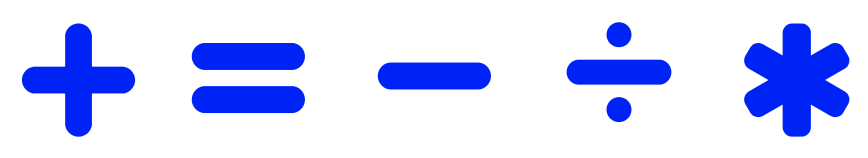
#> input picture project/data/original_operators.png, 1736 x 316 px (shown at 1/2 size)
$ jupyter execute --allow-errors Classify_Symbols_V3.ipynb
#> lines starting #> are read from the running program, lines starting #| are printed output that depends on the picture; after the words box and inside, x2 and y2 are one past the last pixel; in counts of white or black regions, pixels touching at a corner belong together
### project/CNN/Classify_Symbols/classify_lib.py
#======================================================================
# IMPORT
#======================================================================

import tarfile
import os
import gzip
import numpy as np
import matplotlib.pyplot as plt
from sklearn.discriminant_analysis import LinearDiscriminantAnalysis

# NEW ====
import imageio #to load png pictures
import pickle  #to load .data file
import warnings

# OPEN CV FUNCTIONS
import cv2 # tested using version 4.1.2

# SKIMAGE FUNCTIONS
import skimage.io
from skimage import img_as_ubyte
# from skimage.util import img_as_ubyte
from skimage import filters
from skimage.color import rgb2gray
from skimage.color import rgba2rgb
#from skimage import filters
from skimage.filters import rank
from skimage.filters import median
from skimage.filters import gaussian
from skimage.filters import sobel
from skimage.morphology import disk
from skimage.morphology import erosion
from skimage.morphology import closing
from skimage.morphology import opening
from skimage.morphology import rectangle
from skimage.morphology import area_closing
from skimage.morphology import area_opening
from skimage.draw import rectangle
#from skimage.draw import circle
from skimage.measure import label
from skimage.measure import perimeter
from skimage.segmentation import watershed
from skimage.segmentation import active_contour
from sklearn.cluster import KMeans
from sklearn.decomposition import PCA

#if cv2.__version__ != "4.1.2" :
#  warnings.warn("OpenCV currently running version {}, developement version is 4.1.2".format(cv2.__version__))

# FOR DIGITS CLASSIFICATION :

from sklearn.neural_network import MLPClassifier
from sklearn.preprocessing import StandardScaler
from skimage.filters import threshold_otsu

#for data augmentation
from skimage.transform import rotate
from skimage.transform import warp
from skimage.transform import SimilarityTransform


# FOR KERAS :
import keras
#keras.__version__
from keras.datasets import mnist
from keras.models import Sequential
from keras.layers import Dense
from keras.layers import Dropout
from keras.utils import np_utils

#%%%%%%%%%%%%%%%%%%%%%%%%%%%%%%%%%%%%%%%%%%%%%%%%%%%%%%%%%%%%%%%%%%%%%%
#======================================================================
# 1) FUNCTIONS TO CLASSIFY DIGITS : '0' '1' '2' '3' '4' '5' '6' '7' '8'
#======================================================================
#%%%%%%%%%%%%%%%%%%%%%%%%%%%%%%%%%%%%%%%%%%%%%%%%%%%%%%%%%%%%%%%%%%%%%%


# [15 lines left out: functions extract_data, extract_labels, not called in this run]

def vectImageArray(a) :
    """ Transforms an array of images in a array of vectorised images """
    return np.reshape(a, (a.shape[0],a.shape[1]*a.shape[2]))

#%%%%%%%%%%%%%%%%%%%%%%%%%%%%%%%%%%%%%%%%%%%%%%%%%%%%%%%%%%%%%%%%%%%%%%
#======================================================================
# 2) FUNCTIONS TO CLASSIFY SYMBOLS : '+' '-' ':' '*' '='
#======================================================================
#%%%%%%%%%%%%%%%%%%%%%%%%%%%%%%%%%%%%%%%%%%%%%%%%%%%%%%%%%%%%%%%%%%%%%%

#======================================================================
# To compute Fourier Descriptor
#======================================================================
ONE_OBJECT_SIGNS = (PLUS, MINUS, TIMES) = 0,2,4  #the index of the + - and * symbols
#not useful anymore


#======================================================================
# To compute Fourier Descriptor
#======================================================================

# [102 lines left out: functions get_contour, extract_fourier_descriptor, compute_feat_with_fourier_descriptor, compute_nb_objects, not called in this run]

#======================================================================
#           PLOT
#======================================================================

def plot_pic(list_pic, NB_COL = 0):
    """ Plot a list of pictures """
    if len(list_pic) > 10:
        nb_col = 10
        nb_row = int(len(list_pic)//6+1)
    else:
        nb_col = len(list_pic)
        nb_row = 1
    if NB_COL :
      nb_col = NB_COL
      nb_row = int(len(list_pic)//NB_COL+1)

    fig, axes = plt.subplots(nrows=nb_row, ncols=nb_col, figsize=(12, 12), sharex=True, sharey=True)
    ax = axes.ravel()

    for i in np.arange(len(list_pic)):
        ax[i].imshow(list_pic[i])
    for a in ax:
        a.axis('off')

### project/CNN/Classify_Symbols/Classify_Symbols_V3.ipynb
[cell 1]
from classify_lib import *

# Classify Symbols

## 1) Data From Kilian
### 1.1) Extract nb_object and total area

#> (a cell that did not finish here is left out)

#> (a cell that did not finish here is left out)

## 1.2) Extract Fourier Descriptor and Perimeter
Only for the +, -, * symbols

NOTE !!!??? : pad picture with 0 to have bigger pictures

#> (a cell that did not finish here is left out)

#> (a cell that did not finish here is left out)

#> (a cell that did not finish here is left out)

#> (a cell that did not finish here is left out)

[cell 8]
# ===============  display results : the contours are perfect !    ===============

fig, axes = plt.subplots(nrows=1, ncols=2, figsize=(12, 5), sharex=True, sharey=True)
ax = axes.ravel()

#> (the rest of this cell did not finish here and is left out)

## try zero padding : don't change the results !

## 2) Data From Moodle : I want to use them to have a greater dataset (rather than the only video we have ! )

[cell 9]
data_base_path = os.path.join(os.pardir, '..\\..\\data')
data_folder = 'lab-01-data'
tar_path = os.path.join(data_base_path, data_folder + '.tar.gz')
#> (the rest of this cell did not finish here and is left out)

###  First, I'm gonna reshape the data to increase the dataset of Kilian

[cell 10]
im = imageio.imread('../../data/original_operators.png')
#> im is the input picture: shape (316, 1736, 4); mean R, G, B, A 209.5, 215.7, 253.2, 255
print(im.shape)
#| (316, 1736, 4)
plt.imshow(im[:,:,0:3])

[cell 11]
greyim = rgb2gray(rgba2rgb(im))
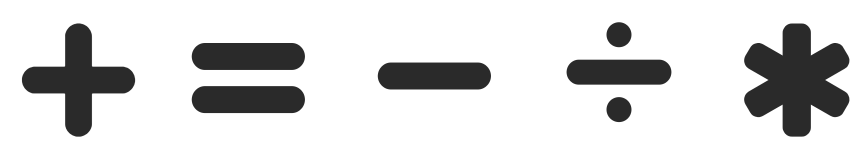
#> greyim: shape (316, 1736) float64 (shown at 1/2 size); min 0.167, max 1, mean 0.851
# or : greyim = rgb2gray(im[:,:,0:3])
print(greyim.shape)
#| (316, 1736)
#plt.imshow(greyim)

width = greyim.shape[1]//5+1
#> width = 348
symbols = [ None for i in np.arange(5)]
for i in np.arange(5):
  symbols[i] = greyim[:,width*i:width*(i+1)]
  a = np.copy( symbols[i] )
  a[a<0.5] = False
  a[a>0.5] = True
  symbols[i] = ~np.copy(a.astype(bool))
#> this loop made 5 passes
#> pass 1, `a = np.copy( symbols[i] )`:
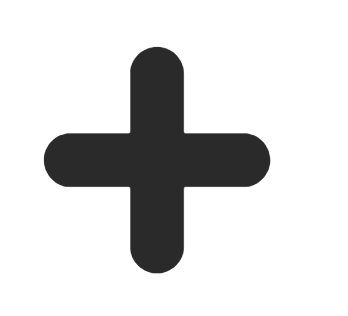
#> a: shape (316, 348) float64; min 0.167, max 1, mean 0.847
#> after the loop:
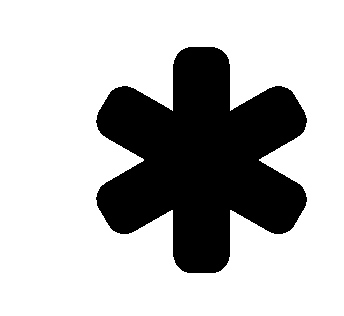
#> a: shape (316, 344) float64; values 0 (black) and 1 (white), 73.2% white; 1 black region, box (x1, y1, x2, y2) and area: (96, 47, 307, 273) 29138
#> after the loop, symbols = 5 items

plot_pic( symbols )
#> in plot_pic, `nb_col = len(list_pic)`: nb_col = 5
#> the loop in plot_pic, `for i in np.arange(len(list_pic)):` made 5 passes
#> the loop in plot_pic, `for a in ax:` made 5 passes
print( symbols[0].shape)
#| (316, 348)

[cell 12]
new_pics = np.zeros( (len(symbols), 320, 320) ).astype(bool)
shift_x = [0, 0, 0, 32, 28]
for i in np.arange(len(symbols)):
  new_pics[i][0:316,0:316] = symbols[i][0:316,0+shift_x[i]:316+shift_x[i]]

plot_pic( new_pics )
#> the loop in plot_pic (call 2), `for i in np.arange(len(list_pic)):` made 5 passes
#> the loop in plot_pic (call 2), `for a in ax:` made 5 passes
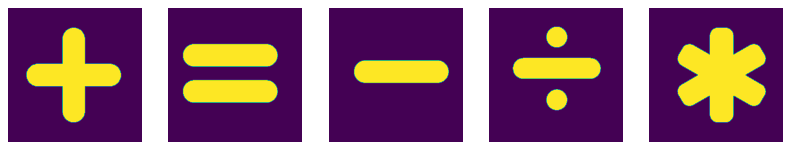
#> figure drawn by matplotlib, 5 panels

[cell 13]
from skimage.transform import resize
from skimage.transform import rescale

[cell 14]
final_pic = [None for i in np.arange(len(symbols))]
#> final_pic = 5 items

for i in np.arange(len(symbols)):
  #new_pics[i] = resize( new_pics[i], (image.shape[0] //))
  final_pic[i] = rescale( new_pics[i], 0.088, anti_aliasing=False )

plot_pic( final_pic )

[cell 15]
import pickle

pickle.dump( [final_pic[0], final_pic[2], final_pic[4]], open('Moodle_Data.data', 'wb')) #store only +,-,* symbols

[cell 16]
# IF NEEDED : I CAN ROTATE AND TRANSLATE THEM, but for now, let's keep what we have above

from skimage.transform import rotate
from skimage.transform import warp
from skimage.transform import SimilarityTransform

nb_datas = 900
nb_per_class = int(nb_datas/3)
#> (the rest of this cell did not finish here and is left out)

# below, some stuff.

[cell 17]
for im in symbols: #for each image
    im_gray = rgb2gray(im)      # convert to grayscale
    denoised = rank.median(img_as_ubyte(im_gray), disk(1))  # denoise image

    # define markers for wateshed : one small rectagle to define background
    # and markers where there is no background. The background is defined as an interval around the mean color of the image
    markers = np.zeros_like(im_gray)

                    #!!! maybe use Kmeans to classify the pixels in two classes : background from symbols ?
    thresh = 0.9    #!!! np.average(im_gray)
    interval = 0.2  #!!! to adjust probably !!!
    markers[im_gray<thresh-interval] = 1
    markers[im_gray>thresh+interval] = 1
    rr, cc = rectangle((0,0), extent=(10,10), shape=markers.shape) #maybe to adjust the shape too
    markers[rr,cc] = 1
    markers = label(markers)

    edge_sobel = filters.sobel(denoised)     # sobel edges
    labels = watershed(edge_sobel, markers)  # perform the watershed

    nb_obj = np.max(labels)-1
    print(nb_obj)

    # display results
    fig, axes = plt.subplots(nrows=1, ncols=3, figsize=(12, 5),
                             sharex=True, sharey=True)
    ax = axes.ravel()

    ax[0].imshow(im)
    ax[0].set_title("Original")

    ax[1].imshow(markers, cmap=plt.cm.nipy_spectral, alpha=1)
    ax[1].set_title("Markers")

    ax[2].imshow(labels, cmap=plt.cm.nipy_spectral, alpha=1)
    ax[2].set_title("Segmented")

    for a in ax:
        a.axis('off')

    fig.tight_layout()
    plt.show()
#> this loop made 5 passes
#| 0
#| 0
#| 0
#| 0
#| 0
#> pass 1, `im_gray = rgb2gray(im)`:
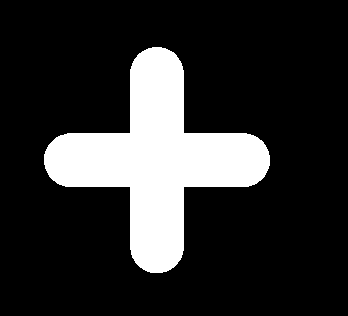
#> im_gray: shape (316, 348) bool; 18.4% white; 1 white region, box (x1, y1, x2, y2) and area: (44, 47, 270, 273) 20253
#> pass 1, `edge_sobel = filters.sobel(denoised)`:
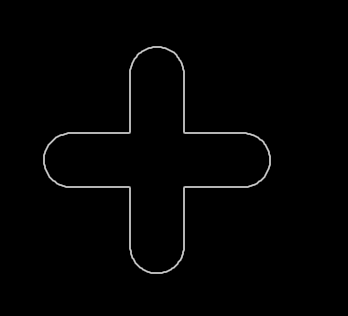
#> edge_sobel: shape (316, 348) float64; min 0, max 0.791, mean 0.0105
#> pass 1, `plt.show()`:
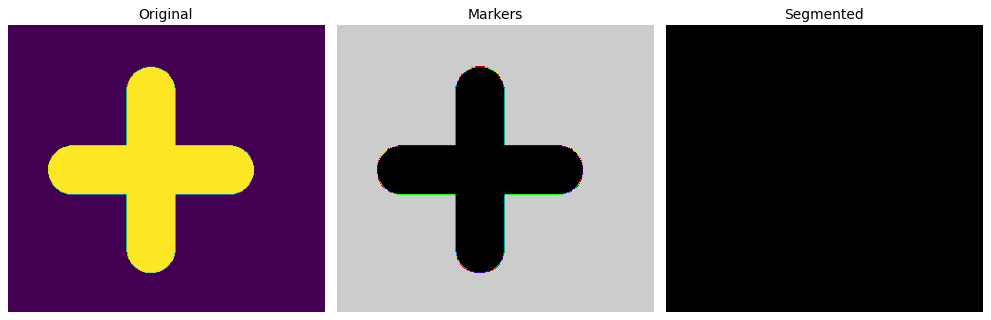
#> figure drawn by matplotlib, 3 panels
#> pass 2, `plt.show()`:
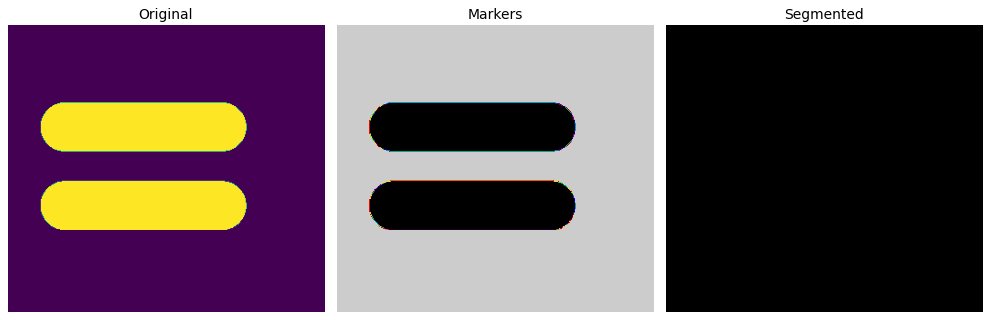
#> figure drawn by matplotlib, 3 panels
#> after the loop: denoised: shape (316, 344); 26.8% white; 1 white region, box (x1, y1, x2, y2) and area: (96, 47, 307, 273) 29140
#> after the loop:
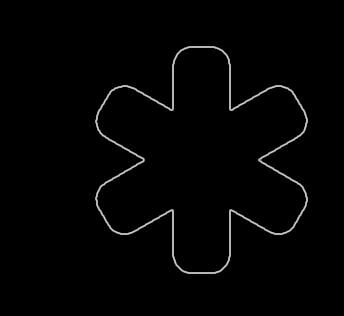
#> edge_sobel: shape (316, 344) float64; min 0, max 0.791, mean 0.0132

[cell 18]
markers[10]
#> Out = 344 values from 1 to 1

[cell 19]
def compute_nb_objects(pic, thresh = 0.9, interval = 0.2):
    """
    return nb_object in the picture (background does NOT count as an object)
    also return the total area of the objects

    input : the picture is composed of pixel with values between 0 and 1 !!!

    """
    if pic.shape[-1] == 4:
        im_gray = np.copy(rgb2gray(rgba2rgb(im)))
    elif pic.shape[-1] == 3:
        im_gray = np.copy(rgb2gray(pic))  # convert to grayscale
    elif len(pic.shape) ==2:
        im_gray = np.copy(pic)
    else:
        "\n This picture is neither RBGA nor RGB nor greyscale"

    denoised = rank.median(img_as_ubyte(im_gray), disk(1))  #denoise image
    # define markers for wateshed : one small rectagle to define background
    # and markers where there is no background. The background is defined as an interval around the mean color of the image
    markers = np.zeros_like(im_gray)

                    #!!! maybe use Kmeans to classify the pixels in two classes : background from symbols ?
    #thresh = 0.9    #!!! np.average(im_gray)
    #interval = 0.2  #!!! to adjust probably !!!
    markers[im_gray<thresh-interval] = 1
    markers[im_gray>thresh+interval] = 1
    area = np.sum(markers==1)
    rr, cc = rectangle((0,0), extent=(20,20), shape=markers.shape) #maybe to adjust the shape too
    markers[rr,cc] = 1
    markers = label(markers)

    edge_sobel = filters.sobel(denoised)     # sobel edges
    labels = watershed(edge_sobel, markers)  # perform the watershed

    nb_obj = np.max(labels)-1
    return nb_obj, area

[cell 20]
for a in symbols:
    print(compute_nb_objects(a))
#> this loop made 5 passes
#> area in compute_nb_objects on passes 1 to 5: 89715, 86797, 98383, 96148, 79566
#| (0, 89715)
#| (0, 86797)
#| (0, 98383)
#| (0, 96148)
#| (0, 79566)
#> pass 3, in compute_nb_objects (call 3), `im_gray = np.copy(pic)`:
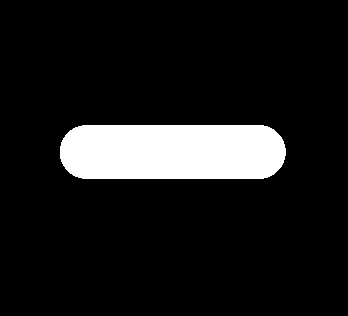
#> im_gray: shape (316, 348) bool; 10.5% white; 1 white region, box (x1, y1, x2, y2) and area: (60, 125, 286, 179) 11585

$ run again, with project/data/sampleDigitsAndLocation.png copied over project/data/original_operators.png
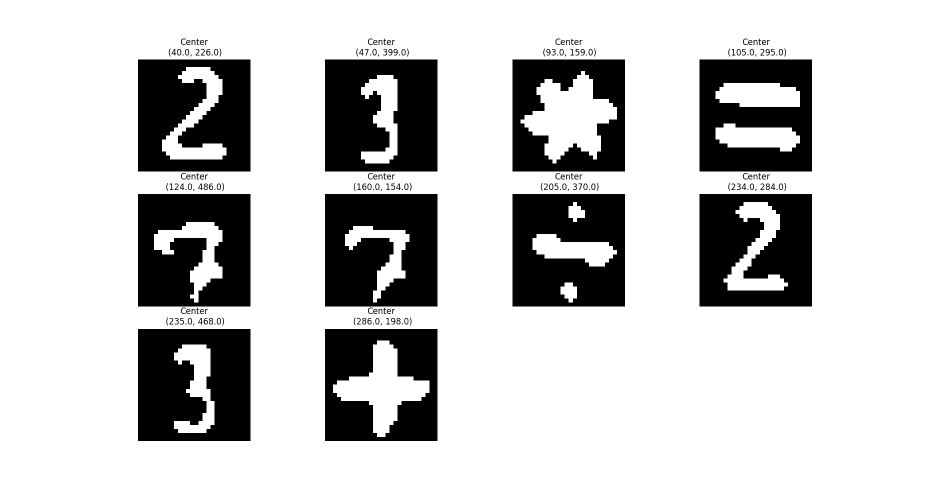
#> input picture project/data/sampleDigitsAndLocation.png, 1853 x 991 px (shown at 1/2 size)
#> im is the input picture: shape (991, 1853, 4); mean R, G, B, A 198.4, 198.4, 198.4, 255
#| (991, 1853, 4)
#| (991, 1853)
#> after the loop `for i in np.arange(5):`:
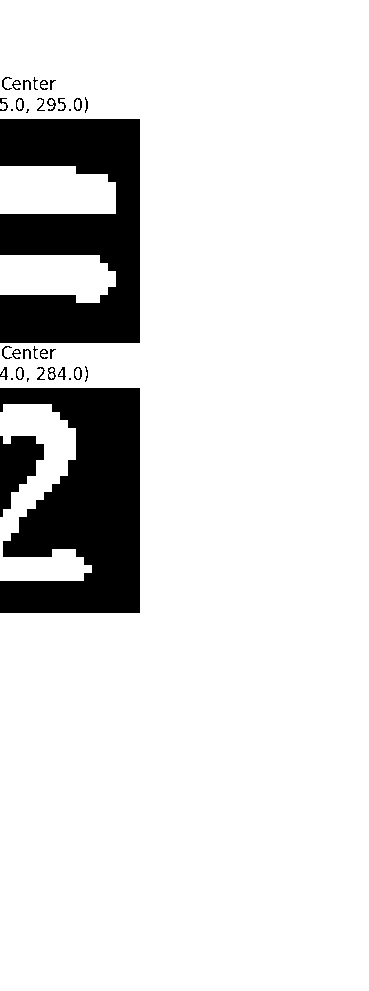
#> a: shape (991, 369) float64; values 0 (black) and 1 (white), 87.2% white; 35 black regions (6 under 20 px), largest, box (x1, y1, x2, y2) and area: (0, 388, 140, 613) 22064, (0, 119, 140, 343) 21600, (0, 436, 44, 517) 2083
#> after the loop `for i in np.arange(5):`: symbols = 5 items
#> nb_col = 5
#> the loop in plot_pic, `for i in np.arange(len(list_pic)):` made 5 passes
#> the loop in plot_pic, `for a in ax:` made 5 passes
#| (991, 371)
#> the loop `for i in np.arange(len(symbols)):` made 5 passes
#> the loop in plot_pic (call 2), `for i in np.arange(len(list_pic)):` made 5 passes
#> the loop in plot_pic (call 2), `for a in ax:` made 5 passes
#> final_pic = 5 items
#> the loop `for im in symbols:` made 5 passes
#> nb_obj on passes 1 to 5: 9, 28, 20, 17, 11
#> (printed output is left out)
#> Out = 369 values from 1 to 1
#> the loop `for a in symbols:` made 5 passes
#> (area in compute_nb_objects, nb_obj in compute_nb_objects) on passes 1 to 5: (308861, 9), (241188, 28), (267613, 20), (291849, 17), (318922, 11)
#> (printed output is left out)
#> pass 2, in compute_nb_objects (call 2), `labels = watershed(edge_sobel, markers)`:
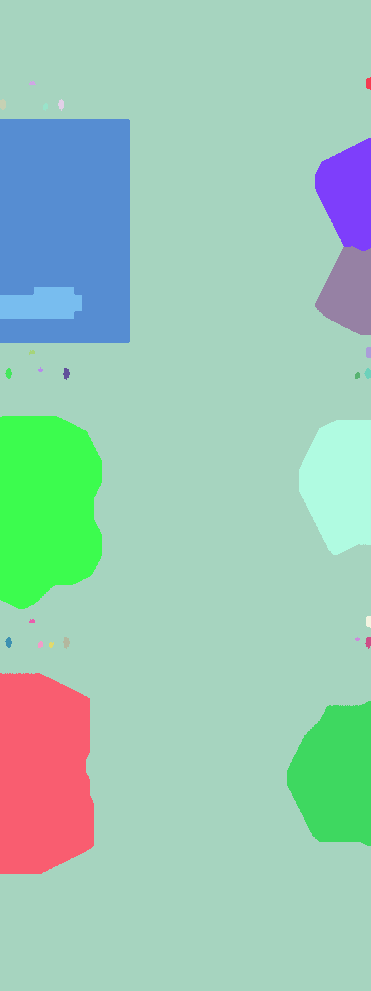
#> labels: shape (991, 371) int32; 29 distinct labels, from 1 to 29; one colour per label, 0 black
